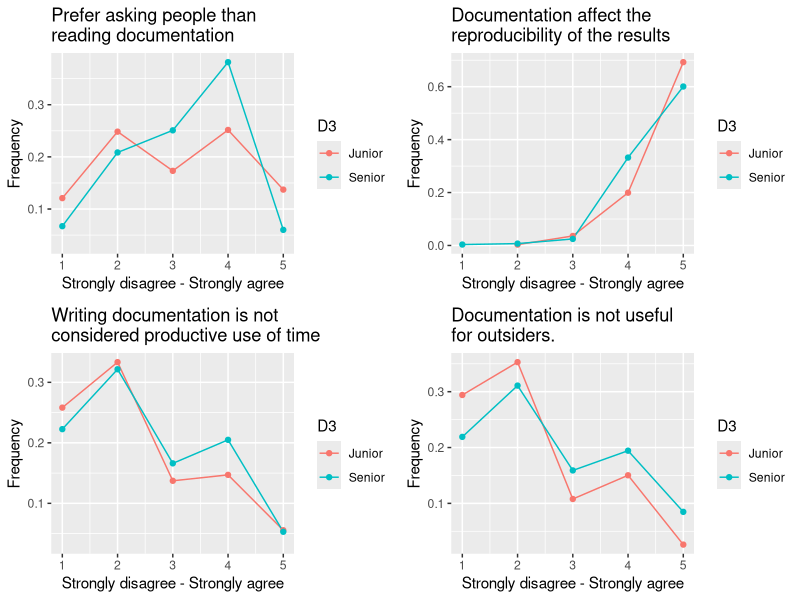

Generate this figure with R:
library(tidyverse)
library(dplyr)
library(ggplot2)
library(readr)
library(gtable)
library(gridExtra)

coded_data <- read_csv("Data/Base/Usable_QC_FA_coded.csv")

Doc1 <- coded_data %>% #<- change
  filter(!is.na(Sex)) %>%
  group_by(D3, `p6q1 [1]`) %>% #<- change  
  summarize(count = n()) %>%
  mutate(freq = count / sum(count))

p1 <- ggplot(Doc1, aes(x = `p6q1 [1]`, y = freq, color = D3)) + # <- change
  geom_line() +
  geom_point() +
  ggtitle("Prefer asking people than \nreading documentation") +
  labs(x = "Strongly disagree - Strongly agree", y = "Frequency")

Doc2 <- coded_data %>% #<- change
  filter(!is.na(Sex)) %>%
  group_by(D3, `p6q1 [2]`) %>% #<- change  
  summarize(count = n()) %>%
  mutate(freq = count / sum(count))

p2 <- ggplot(Doc2, aes(x = `p6q1 [2]`, y = freq, color = D3)) + # <- change
  geom_line() +
  geom_point() +
  ggtitle("Documentation affect the \nreproducibility of the results") +
  labs(x = "Strongly disagree - Strongly agree", y = "Frequency")

Doc3 <- coded_data %>% #<- change
  filter(!is.na(Sex)) %>%
  group_by(D3, `p6q1 [3]`) %>% #<- change  
  summarize(count = n()) %>%
  mutate(freq = count / sum(count))

p3 <- ggplot(Doc3, aes(x = `p6q1 [3]`, y = freq, color = D3)) + # <- change
  geom_line() +
  geom_point() +
  ggtitle("Writing documentation is not \nconsidered productive use of time") +
  labs(x = "Strongly disagree - Strongly agree", y = "Frequency")

Doc4 <- coded_data %>% #<- change
  filter(!is.na(Sex)) %>%
  group_by(D3, `p6q1 [4]`) %>% #<- change  
  summarize(count = n()) %>%
  mutate(freq = count / sum(count))

p4 <- ggplot(Doc4, aes(x = `p6q1 [4]`, y = freq, color = D3)) + # <- change
  geom_line() +
  geom_point() +
  ggtitle("Documentation is not useful \nfor outsiders.") +
  labs(x = "Strongly disagree - Strongly agree", y = "Frequency")


grid.arrange(
  p1,
  p2,
  p3,
  p4,
  nrow = 2
)
